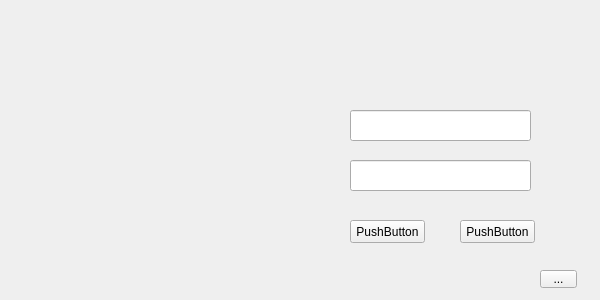
<?xml version="1.0" encoding="UTF-8"?>
<ui version="4.0">
 <class>Form</class>
 <widget class="QWidget" name="Form">
  <property name="geometry">
   <rect>
    <x>0</x>
    <y>0</y>
    <width>600</width>
    <height>300</height>
   </rect>
  </property>
  <property name="minimumSize">
   <size>
    <width>600</width>
    <height>300</height>
   </size>
  </property>
  <property name="maximumSize">
   <size>
    <width>600</width>
    <height>300</height>
   </size>
  </property>
  <property name="windowTitle">
   <string>Form</string>
  </property>
  <widget class="QPushButton" name="pushButton">
   <property name="geometry">
    <rect>
     <x>350</x>
     <y>220</y>
     <width>75</width>
     <height>23</height>
    </rect>
   </property>
   <property name="text">
    <string>PushButton</string>
   </property>
  </widget>
  <widget class="QToolButton" name="toolButton">
   <property name="geometry">
    <rect>
     <x>540</x>
     <y>270</y>
     <width>37</width>
     <height>18</height>
    </rect>
   </property>
   <property name="text">
    <string>...</string>
   </property>
  </widget>
  <widget class="QPushButton" name="pushButton_2">
   <property name="geometry">
    <rect>
     <x>460</x>
     <y>220</y>
     <width>75</width>
     <height>23</height>
    </rect>
   </property>
   <property name="text">
    <string>PushButton</string>
   </property>
  </widget>
  <widget class="QLineEdit" name="lineEdit">
   <property name="geometry">
    <rect>
     <x>350</x>
     <y>110</y>
     <width>181</width>
     <height>31</height>
    </rect>
   </property>
  </widget>
  <widget class="QLineEdit" name="lineEdit_2">
   <property name="geometry">
    <rect>
     <x>350</x>
     <y>160</y>
     <width>181</width>
     <height>31</height>
    </rect>
   </property>
  </widget>
 </widget>
 <resources/>
 <connections/>
</ui>
